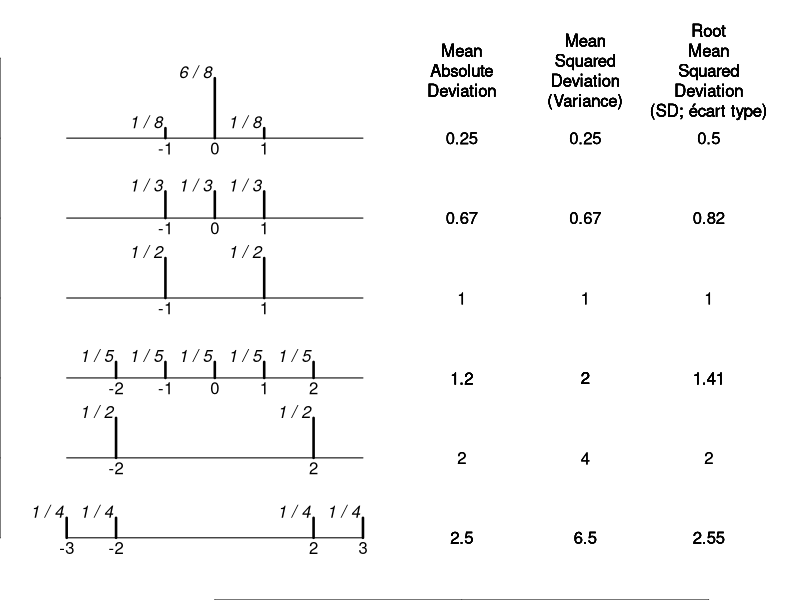

The R source for this figure:
## ---- chunk 1

Y.values = list(y1 = (-1):1,
                y2 = (-1):1,
                y3 = c(-1,1),
                y4 = (-2):2,
                y5 = c(-2,2),
                y6 = c(-3,-2, 2,3))

Probs = list(p1 = c(1,6,1),
             p2 = rep(1,3),
             p3 = rep(1,2),
             p4 = rep(1,5),
             p5 = rep(1,2),
             p6 = rep(1,4) )

par(mfrow=c(1,1),mar = rep(0,4))

plot(1, ylim=c(0.5,7.45),xlim=c(-3.75,11.25),
     col="white", frame=FALSE)

measure = c("Mean\nAbsolute\nDeviation",
            "Mean\nSquared\nDeviation\n(Variance)",
            "Root\nMean\nSquared\nDeviation\n(SD; \u{E9}cart type)")
for(i.r in 1:6) {
  segments(-3,i.r, 3,i.r)
  v = Y.values[[i.r]]
  h = Probs[[i.r]]
  h.sum = sum(h)
  pr = h/h.sum 
  for (i in 1:length(v)){
     text(v[i], 7-i.r, toString(v[i]), adj=c(0.5,1.25))
     segments(v[i],7-i.r,v[i], 7-i.r + pr[i], lwd=2.5  )
     text(v[i], 7-i.r + h[i]/h.sum, 
         paste(toString(h[i]),"/", toString(h.sum) ),
         adj = c(1.1,0),font=3)
     for(j in 1:3){
       if(j==1) spread = sum(abs(v)*pr) 
       if(j==2) spread = sum((v^2)*pr)
       if(j==3) spread = sqrt( sum((v^2)*pr)  )
       text(2.5 + 2.5*j,7-i.r, toString(round(spread,2)))
       if(i==1) text(2.5+2.5*j, 6.85, measure[j], cex=1 )
     }
  }

}

## ---- chunk 2

possible.earnings = c( seq(-19900,-19500,100), 500 ) 
probability = c(183,186,189,191,193,99058)/100000 

cbind(possible.earnings,probability)
      
